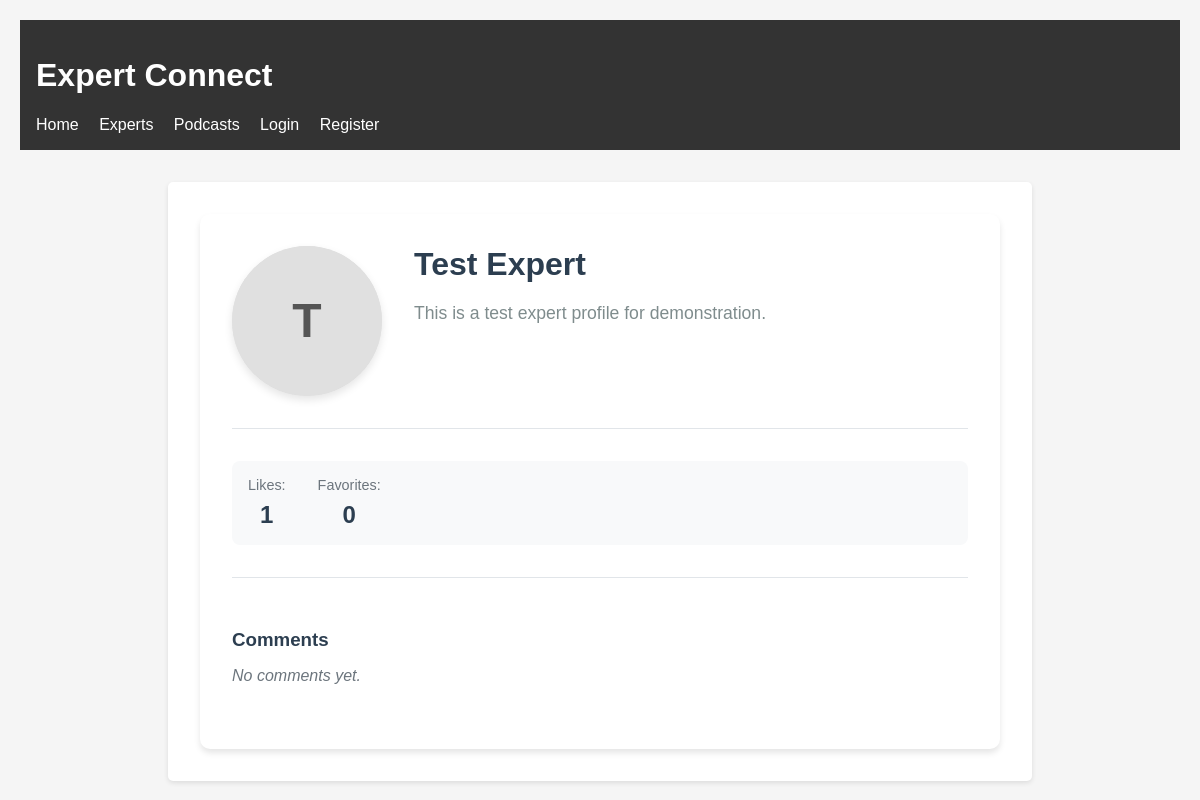
The app's page /profile/2/ with its own data.
### expert_connect/core/models.py (models this page shows, shortened)
class ExpertProfile(models.Model):
    CATEGORY_CHOICES = [
        ('technology', 'Technology'),
        ('business', 'Business'),
        ('health', 'Health & Wellness'),
        ('education', 'Education'),
        ('finance', 'Finance'),
        ('marketing', 'Marketing'),
        ('design', 'Design & Creative'),
        ('science', 'Science'),
        ('environment', 'Environment'),
        ('psychology', 'Psychology'),
        ('legal', 'Legal'),
        ('real_estate', 'Real Estate'),
        ('fitness', 'Fitness & Sports'),
        ('cooking', 'Cooking & Food'),
        ('travel', 'Travel'),
        ('fashion', 'Fashion & Beauty'),
        ('music', 'Music & Arts'),
        ('parenting', 'Parenting'),
        ('career', 'Career Development'),
        ('spirituality', 'Spirituality'),
    ]
    user = models.OneToOneField(User, on_delete=models.CASCADE, primary_key=True)
    name = models.CharField(max_length=255)
    bio = models.TextField()
    image = models.ImageField(upload_to='expert_images/', null=True, blank=True, help_text="Upload your profile picture")
    category = models.CharField(max_length=20, choices=CATEGORY_CHOICES, default='technology')
    featured = models.BooleanField(default=False)

### expert_connect/core/views.py (the view)
# urls.py: path("profile/<int:user_id>/", views.profile_detail, name="profile_detail"),
def profile_detail(request, user_id):
    user = get_object_or_404(User, id=user_id)
    if user.user_type == "expert":
        profile = get_object_or_404(ExpertProfile, user=user)
    else:
        profile = get_object_or_404(PodcastProfile, user=user)
    content_type = ContentType.objects.get_for_model(profile.__class__)
    likes = Like.objects.filter(content_type=content_type, object_id=profile.pk).count()
    favorites = Favorite.objects.filter(content_type=content_type, object_id=profile.pk).count()
    comments = Comment.objects.filter(content_type=content_type, object_id=profile.pk)
    comment_form = CommentForm()
    context = {
        "profile": profile,
        "likes": likes,
        "favorites": favorites,
        "comments": comments,
        "comment_form": comment_form,
    }
    return render(request, "profile_detail.html", context)

### expert_connect/templates/profile_detail.html (shortened to what this page needs)
{% extends "base.html" %} {% block content %}
<div class="profile-detail-container">
  <div class="profile-header">
    <div class="profile-image">
      {% if profile.image %}
      <img
        src="{{ profile.image.url }}"
        alt="{{ profile.name }}"
        class="profile-img"
      />
      {% else %}
      <div class="profile-placeholder">
        <span>{{ profile.name|first|upper }}</span>
      </div>
      {% endif %}
    </div>
    <div class="profile-info">
      <h2>{{ profile.name }}</h2>
      {% if profile.bio %}
      <p class="profile-bio">{{ profile.bio }}</p>
      {% elif profile.description %}
      <p class="profile-description">{{ profile.description }}</p>
      {% endif %}
    </div>
  </div>
  <div class="profile-stats">
    <div class="stat-item">
      <span class="stat-label">Likes:</span>
      <span class="stat-value" id="likes-count">{{ likes }}</span>
    </div>
    <div class="stat-item">
      <span class="stat-label">Favorites:</span>
      <span class="stat-value" id="favorites-count">{{ favorites }}</span>
    </div>
  </div>
  <div class="comments-section">
    <h3>Comments</h3>
    <div class="comments-list">
      {% for comment in comments %}
      <div class="comment">
        <strong>{{ comment.user.username }}</strong>: {{ comment.text }}
      </div>
      {% empty %}
      <p class="no-comments">No comments yet.</p>
      {% endfor %}
    </div>
  </div>
</div>
{% endblock %}

### expert_connect/templates/base.html (style rules this page uses)
body { font-family: Arial, sans-serif; margin: 0; padding: 20px; background-color: #f5f5f5; }

### expert_connect/templates/profile_detail.html (style rules this page uses)
.profile-detail-container { max-width: 800px; margin: 0 auto; padding: 2rem; background: white; border-radius: 10px; box-shadow: 0 4px 6px rgba(0, 0, 0, 0.1); }
.profile-header { display: flex; gap: 2rem; align-items: flex-start; margin-bottom: 2rem; padding-bottom: 2rem; border-bottom: 1px solid #e1e5e9; }
.profile-image { flex-shrink: 0; width: 150px; height: 150px; border-radius: 50%; overflow: hidden; background-color: #e0e0e0; display: flex; align-items: center; justify-content: center; box-shadow: 0 4px 8px rgba(0, 0, 0, 0.1); }
.profile-placeholder { width: 100%; height: 100%; background-color: #e0e0e0; border-radius: 50%; display: flex; align-items: center; justify-content: center; color: #555; font-size: 3rem; font-weight: bold; }
.profile-info { flex: 1; }
.profile-info h2 { margin: 0 0 1rem 0; color: #2c3e50; font-size: 2rem; }
.profile-bio, .profile-description { color: #7f8c8d; line-height: 1.6; font-size: 1.1rem; margin: 0; }
.profile-stats { display: flex; gap: 2rem; margin-bottom: 2rem; padding: 1rem; background: #f8f9fa; border-radius: 8px; }
.stat-item { display: flex; flex-direction: column; align-items: center; gap: 0.5rem; }
.stat-label { font-size: 0.9rem; color: #6c757d; font-weight: 500; }
.stat-value { font-size: 1.5rem; font-weight: bold; color: #2c3e50; }
.comments-section { border-top: 1px solid #e1e5e9; padding-top: 2rem; }
.comments-section h3 { color: #2c3e50; margin-bottom: 1rem; }
.comments-list { margin-bottom: 2rem; }
.no-comments { color: #6c757d; font-style: italic; }

### records on screen
ExpertProfile: name|first "T", name "Test Expert", bio "This is a test expert profile for demonstration."

### other values on screen
{{ likes }} "1"
{{ favorites }} "0"
